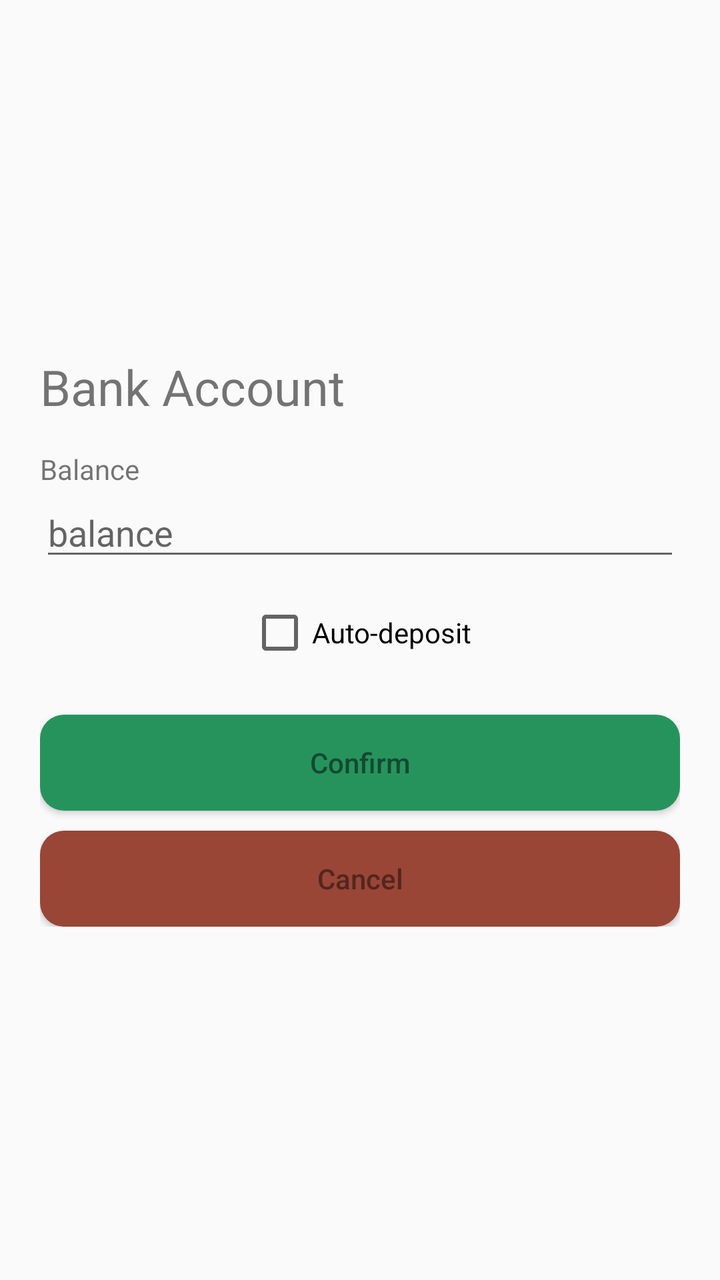
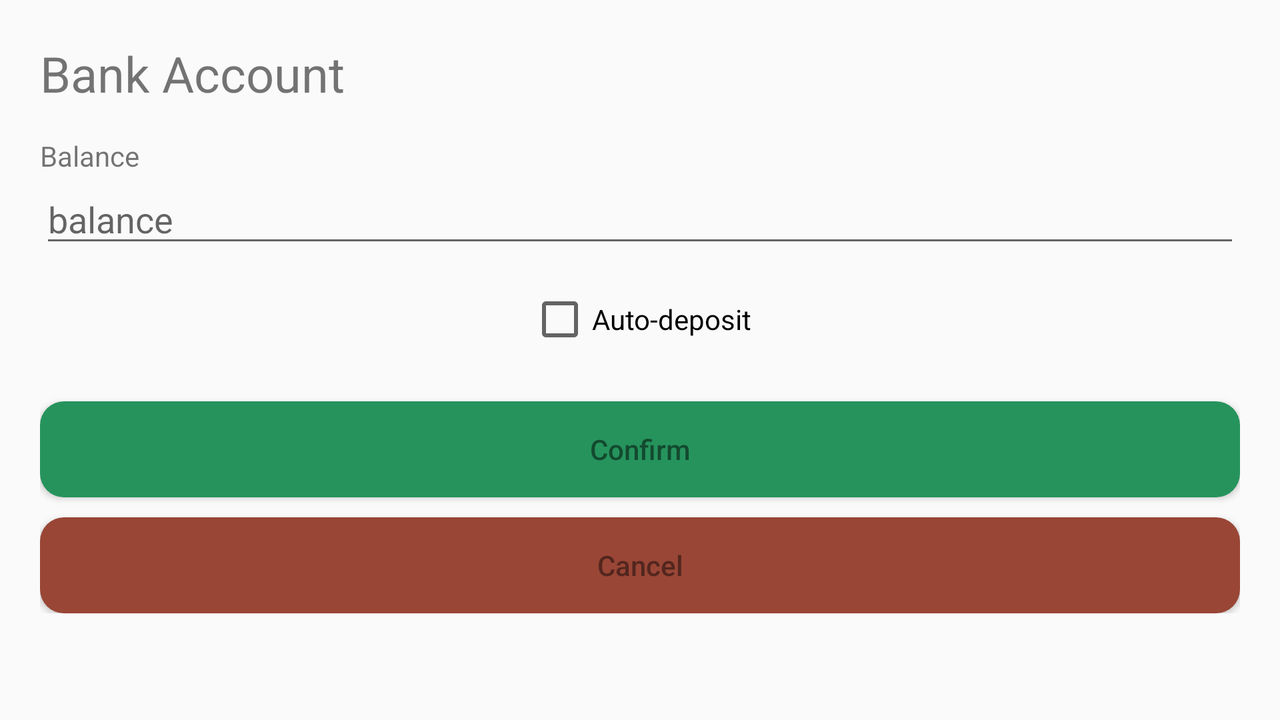

The same Android screen from two of the app's own layout files: first res/layout/ as a phone draws it, then the repository's variant for another configuration, drawn on a device whose configuration selects that folder. Both files follow.
<!-- AndroidManifest.xml: activity theme AppTheme2 -->
<!-- res/layout/activity_manage_bank_account.xml -->
<?xml version="1.0" encoding="utf-8"?>
<RelativeLayout xmlns:android="http://schemas.android.com/apk/res/android"
    android:layout_width="match_parent" android:layout_height="match_parent" android:padding="20dp">

    <LinearLayout
        android:layout_width="match_parent"
        android:layout_height="wrap_content"
        android:orientation="vertical"
        android:layout_centerInParent="true">


        <TextView
            android:layout_width="wrap_content"
            android:layout_height="wrap_content"
            android:text="@string/text_bank_account_title"
            android:textSize="12pt"/>

        <TextView
            android:layout_width="wrap_content"
            android:layout_height="wrap_content"
            android:text="@string/text_balance"
            android:layout_marginTop="15dp"/>

        <EditText
            android:id="@+id/activityMBA_etBalance"
            android:layout_width="match_parent"
            android:layout_height="wrap_content"
            android:hint="@string/hint_balance"/>

        <CheckBox
            android:id="@+id/activityMBA_checkAutoDeposit"
            android:layout_width="wrap_content"
            android:layout_height="wrap_content"
            android:text="@string/check_auto_deposit"
            android:layout_marginTop="15dp"
            android:layout_gravity="center_horizontal"/>

    <LinearLayout
        android:id="@+id/activityMBA_containerTitles"
        android:layout_width="match_parent"
        android:layout_height="wrap_content"
        android:orientation="horizontal"
        android:layout_marginTop="10dp"
        android:visibility="gone">

        <TextView
            android:layout_width="0dp"
            android:layout_height="wrap_content"
            android:text="@string/text_value"
            android:layout_weight="3"/>

        <TextView
            android:layout_width="0dp"
            android:layout_height="wrap_content"
            android:text="@string/text_day"
            android:layout_weight="1"/>

    </LinearLayout>

    <LinearLayout
            android:id="@+id/activityMBA_containerValues"
            android:layout_width="match_parent"
            android:layout_height="wrap_content"
            android:orientation="horizontal"
            android:layout_marginTop="1dp"
            android:visibility="gone">

            <EditText
                android:id="@+id/activityMBA_etAutoDepositValue"
                android:layout_width="0dp"
                android:layout_height="wrap_content"
                android:layout_weight="3"/>

            <EditText
                android:id="@+id/activityMBA_etDay"
                android:layout_width="0dp"
                android:layout_height="wrap_content"
                android:layout_weight="1"/>

        </LinearLayout>


        <Button
            android:id="@+id/activityMBA_btConfirm"
            android:layout_width="match_parent"
            android:layout_height="wrap_content"
            android:text="@string/button_confirm"
            android:layout_marginTop="25dp"
            android:background="@drawable/custom_button_states"
            android:textColor="@drawable/button_text_color"
            android:textAllCaps="false"/>

        <Button
            android:id="@+id/activityMBA_btCancel"
            android:layout_width="match_parent"
            android:layout_height="wrap_content"
            android:text="@string/button_cancel"
            android:layout_marginTop="10dp"
            android:background="@drawable/custom_cancel_button_states"
            android:textColor="@drawable/cancel_button_text_color"
            android:textAllCaps="false"/>

    </LinearLayout>


</RelativeLayout>
<!-- resources referenced by this layout -->
<resources>
  <!-- drawable button_text_color (drawable) -->
  <?xml version="1.0" encoding="utf-8"?>
  <selector xmlns:android="http://schemas.android.com/apk/res/android">
      <item android:state_pressed="true" android:color="#FFF" />
      <item android:color="@color/colorAccent" />
  </selector>
  <!-- drawable cancel_button_text_color (drawable) -->
  <?xml version="1.0" encoding="utf-8"?>
  <selector xmlns:android="http://schemas.android.com/apk/res/android">
      <item android:state_pressed="true" android:color="#E7EAE5" />
      <item android:color="#52261E" />
  </selector>
  <!-- drawable custom_button_states (drawable) -->
  <?xml version="1.0" encoding="utf-8"?>
  <selector xmlns:android="http://schemas.android.com/apk/res/android">
      <item android:state_pressed="true" android:drawable="@drawable/custom_button_pressed" />
      <item android:state_focused="true" android:drawable="@drawable/custom_button_pressed" />
      <item android:drawable="@drawable/custom_button"/>
  </selector>
  <!-- drawable custom_cancel_button_states (drawable) -->
  <?xml version="1.0" encoding="utf-8"?>
  <selector xmlns:android="http://schemas.android.com/apk/res/android">
      <item android:state_pressed="true" android:drawable="@drawable/custom_cancel_button_pressed" />
      <item android:state_focused="true" android:drawable="@drawable/custom_cancel_button_pressed" />
      <item android:drawable="@drawable/custom_cancel_button"/>
  </selector>
  <string name="button_cancel">Cancel</string>
  <string name="button_confirm">Confirm</string>
  <string name="check_auto_deposit">Auto-deposit</string>
  <string name="hint_balance">balance</string>
  <string name="text_balance">Balance</string>
  <string name="text_bank_account_title">Bank Account</string>
  <string name="text_day">Day</string>
  <string name="text_value">Value</string>
  <style name="AppTheme2" parent="Theme.AppCompat.Light.DarkActionBar">
          
          <item name="colorPrimary">@color/colorPrimary</item>
          <item name="colorPrimaryDark">@color/colorPrimaryDark</item>
          <item name="colorAccent">@color/colorAccent</item>
          <item name="windowActionBar">false</item>
          <item name="windowNoTitle">true</item>
      </style>
  <color name="colorAccent">#134a2f</color>
  <!-- drawable custom_button_pressed (drawable) -->
  <?xml version="1.0" encoding="utf-8"?>
  <shape xmlns:android="http://schemas.android.com/apk/res/android" android:shape="rectangle">
  
      <corners android:radius="12dp"/>
  
      <solid android:color="@color/button_pressed_color"/>
  
  </shape>
  <!-- drawable custom_button (drawable) -->
  <?xml version="1.0" encoding="utf-8"?>
  <shape xmlns:android="http://schemas.android.com/apk/res/android" android:shape="rectangle">
  
      <corners android:radius="12dp"/>
  
      <solid android:color="@color/button_color"/>
  
  </shape>
  <!-- drawable custom_cancel_button_pressed (drawable) -->
  <?xml version="1.0" encoding="utf-8"?>
  <shape xmlns:android="http://schemas.android.com/apk/res/android" android:shape="rectangle">
  
      <corners android:radius="12dp"/>
  
      <solid android:color="@color/cancel_button_pressed_color"/>
  
  </shape>
  <!-- drawable custom_cancel_button (drawable) -->
  <?xml version="1.0" encoding="utf-8"?>
  <shape xmlns:android="http://schemas.android.com/apk/res/android" android:shape="rectangle">
  
      <corners android:radius="12dp"/>
  
      <solid android:color="@color/cancel_button_color"/>
  
  </shape>
  <color name="colorPrimary">#33ca7f</color>
  <color name="colorPrimaryDark">#26935d</color>
  <color name="button_pressed_color">@color/colorAccent</color>
  <color name="button_color">@color/colorPrimaryDark</color>
  <color name="cancel_button_pressed_color">#703328</color>
  <color name="cancel_button_color">#994636</color>
</resources>
<!-- res/layout-land/activity_manage_bank_account.xml (the repository's variant of the layout above) -->
<!-- drawn on the phone turned sideways -->
<?xml version="1.0" encoding="utf-8"?>
<RelativeLayout xmlns:android="http://schemas.android.com/apk/res/android"
    android:layout_width="match_parent" android:layout_height="match_parent">

    <ScrollView
        android:layout_width="match_parent"
        android:layout_height="match_parent"
        android:padding="20dp"
        android:scrollbars="none">

        <LinearLayout
            android:layout_width="match_parent"
            android:layout_height="wrap_content"
            android:orientation="vertical"
            android:layout_centerInParent="true">


            <TextView
                android:layout_width="wrap_content"
                android:layout_height="wrap_content"
                android:text="@string/text_bank_account_title"
                android:textSize="12pt"/>

            <TextView
                android:layout_width="wrap_content"
                android:layout_height="wrap_content"
                android:text="@string/text_balance"
                android:layout_marginTop="15dp"/>

            <EditText
                android:id="@+id/activityMBA_etBalance"
                android:layout_width="match_parent"
                android:layout_height="wrap_content"
                android:hint="@string/hint_balance"/>

            <CheckBox
                android:id="@+id/activityMBA_checkAutoDeposit"
                android:layout_width="wrap_content"
                android:layout_height="wrap_content"
                android:text="@string/check_auto_deposit"
                android:layout_marginTop="15dp"
                android:layout_gravity="center_horizontal"/>

            <LinearLayout
                android:id="@+id/activityMBA_containerTitles"
                android:layout_width="match_parent"
                android:layout_height="wrap_content"
                android:orientation="horizontal"
                android:layout_marginTop="10dp"
                android:visibility="gone">

                <TextView
                    android:layout_width="0dp"
                    android:layout_height="wrap_content"
                    android:text="@string/text_value"
                    android:layout_weight="3"/>

                <TextView
                    android:layout_width="0dp"
                    android:layout_height="wrap_content"
                    android:text="@string/text_day"
                    android:layout_weight="1"/>

            </LinearLayout>

            <LinearLayout
                android:id="@+id/activityMBA_containerValues"
                android:layout_width="match_parent"
                android:layout_height="wrap_content"
                android:orientation="horizontal"
                android:layout_marginTop="1dp"
                android:visibility="gone">

                <EditText
                    android:id="@+id/activityMBA_etAutoDepositValue"
                    android:layout_width="0dp"
                    android:layout_height="wrap_content"
                    android:layout_weight="3"/>

                <EditText
                    android:id="@+id/activityMBA_etDay"
                    android:layout_width="0dp"
                    android:layout_height="wrap_content"
                    android:layout_weight="1"/>

            </LinearLayout>


            <Button
                android:id="@+id/activityMBA_btConfirm"
                android:layout_width="match_parent"
                android:layout_height="wrap_content"
                android:text="@string/button_confirm"
                android:layout_marginTop="25dp"
                android:background="@drawable/custom_button_states"
                android:textColor="@drawable/button_text_color"
                android:textAllCaps="false"/>

            <Button
                android:id="@+id/activityMBA_btCancel"
                android:layout_width="match_parent"
                android:layout_height="wrap_content"
                android:text="@string/button_cancel"
                android:layout_marginTop="10dp"
                android:background="@drawable/custom_cancel_button_states"
                android:textColor="@drawable/cancel_button_text_color"
                android:textAllCaps="false"/>

        </LinearLayout>

    </ScrollView>



</RelativeLayout>
